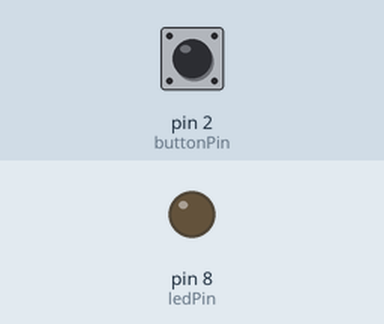
Recording of a sketch running on a simulated Arduino Uno, built with avr-gcc and run on an emulated ATmega328P. On the bench: output pins drawn as LEDs (lit = HIGH). The inputs (shaded band) are chosen by the test bench; at power-on: pin 2 (buttonPin) HIGH.

Above: at 1.2 s.
1.3 s: pin 2 (buttonPin) pulled LOW for 0.15 s
At 1.39 s:
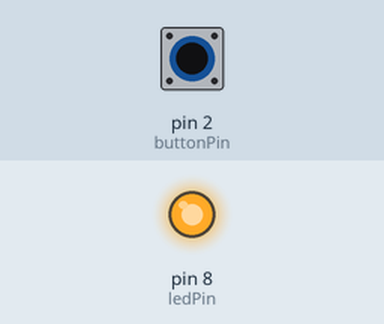
2.9 s: pin 2 (buttonPin) pulled LOW for 3.2 s
At 7.4 s:
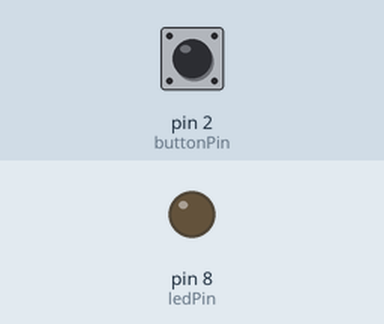
Timing chart, 0 to 8.9 s (numbered marks = the images above; inputs shaded):
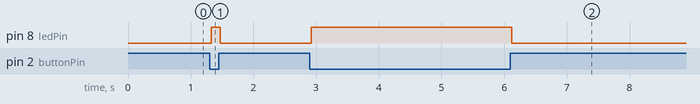

Measured:
- after the input at 1.3 s, pin 8 (ledPin): LOW → HIGH at once, → LOW 0.15 s later
- after the input at 2.9 s, pin 8 (ledPin): LOW → HIGH at once, → LOW 3.2 s later

The sketch:

ButtonLED.ino
```cpp
/*
  Button -> LED

  Press the button, the external LED lights up. Release, it turns off.
  Combines digital input (Button project) with digital output (Blink
  project), plus the debouncing technique from the Button project.

  Wiring:
    - Button: one leg -> pin 2, other leg -> GND (uses internal pull-up)
    - LED: anode -> 220ohm resistor -> pin 8, cathode -> GND
*/

const int buttonPin = 2;
const int ledPin = 8;

int lastStableState = HIGH;   // HIGH = not pressed (pull-up idle state)
int lastReading = HIGH;
unsigned long lastDebounceTime = 0;
const unsigned long debounceDelay = 25;  // ms

void setup() {
  pinMode(buttonPin, INPUT_PULLUP);
  pinMode(ledPin, OUTPUT);
}

void loop() {
  int reading = digitalRead(buttonPin);

  if (reading != lastReading) {
    lastDebounceTime = millis();
  }

  if ((millis() - lastDebounceTime) > debounceDelay) {
    lastStableState = reading;
  }

  // pressed = LOW (pull-up), so light the LED when LOW
  digitalWrite(ledPin, lastStableState == LOW ? HIGH : LOW);

  lastReading = reading;
}
```
